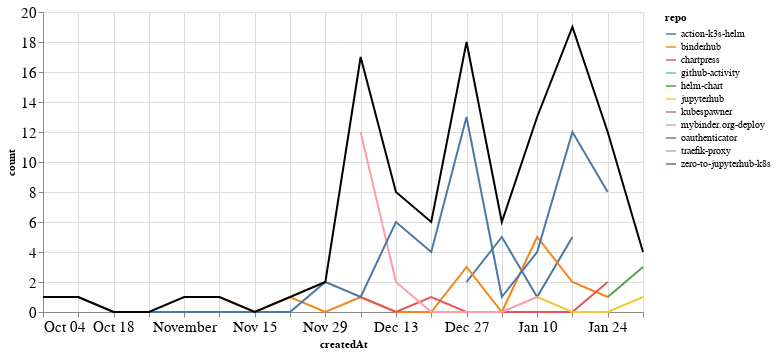

Notebook source saved alongside this figure:
### Markdown cell above
### PRs

### Code cell
prs_time = prs.groupby('repo').resample('W', on='createdAt').count()['author'].reset_index()
prs_time = prs_time.rename(columns={'author': 'count'})
prs_time_total = prs_time.groupby('createdAt').agg({"count": "sum"}).reset_index()

ch1 = alt.Chart(prs_time, width=600).mark_line().encode(
    x='createdAt',
    y='count',
    color='repo',
    tooltip="repo"
)

ch2 = alt.Chart(prs_time_total, width=600).mark_line(color="black").encode(
    x='createdAt',
    y='count',
)

ch1 + ch2

### Figure 1 — Vega-Lite specification as saved in the notebook (floating-point values rounded to 4 significant figures)
{"config": {"axisLeft": {"labelFontSize": 15}, "axisBottom": {"labelFontSize": 15}}, "layer": [{"data": {"name": "data-2851af159ab8acbad44322c1c429dde1"}, "mark": "line", "encoding": {"color": {"type": "nominal", "field": "repo"}, "tooltip": {"type": "nominal", "field": "repo"}, "x": {"type": "temporal", "field": "createdAt"}, "y": {"type": "quantitative", "field": "count"}}, "width": 600}, {"data": {"name": "data-b5fd29bc9446aaad890f20af2ddcea2f"}, "mark": {"type": "line", "color": "black"}, "encoding": {"x": {"type": "temporal", "field": "createdAt"}, "y": {"type": "quantitative", "field": "count"}}, "width": 600}], "$schema": "https://vega.github.io/schema/vega-lite/v4.8.1.json", "datasets": {"data-2851af159ab8acbad44322c1c429dde1": [{"repo": "action-k3s-helm", "createdAt": "2020-12-27T00:00:00", "count": 2}, {"repo": "action-k3s-helm", "createdAt": "2021-01-03T00:00:00", "count": 5}, {"repo": "action-k3s-helm", "createdAt": "2021-01-10T00:00:00", "count": 1}, {"repo": "action-k3s-helm", "createdAt": "2021-01-17T00:00:00", "count": 5}, {"repo": "binderhub", "createdAt": "2020-11-01T00:00:00", "count": 1}, {"repo": "binderhub", "createdAt": "2020-11-08T00:00:00", "count": 1}, {"repo": "binderhub", "createdAt": "2020-11-15T00:00:00", "count": 0}, {"repo": "binderhub", "createdAt": "2020-11-22T00:00:00", "count": 1}, {"repo": "binderhub", "createdAt": "2020-11-29T00:00:00", "count": 0}, {"repo": "binderhub", "createdAt": "2020-12-06T00:00:00", "count": 1}, {"repo": "binderhub", "createdAt": "2020-12-13T00:00:00", "count": 0}, {"repo": "binderhub", "createdAt": "2020-12-20T00:00:00", "count": 0}, {"repo": "binderhub", "createdAt": "2020-12-27T00:00:00", "count": 3}, {"repo": "binderhub", "createdAt": "2021-01-03T00:00:00", "count": 0}, {"repo": "binderhub", "createdAt": "2021-01-10T00:00:00", "count": 5}, {"repo": "binderhub", "createdAt": "2021-01-17T00:00:00", "count": 2}, {"repo": "binderhub", "createdAt": "2021-01-24T00:00:00", "count": 1}, {"repo": "chartpress", "createdAt": "2020-12-06T00:00:00", "count": 1}, {"repo": "chartpress", "createdAt": "2020-12-13T00:00:00", "count": 0}, {"repo": "chartpress", "createdAt": "2020-12-20T00:00:00", "count": 1}, {"repo": "chartpress", "createdAt": "2020-12-27T00:00:00", "count": 0}, {"repo": "chartpress", "createdAt": "2021-01-03T00:00:00", "count": 0}, {"repo": "chartpress", "createdAt": "2021-01-10T00:00:00", "count": 0}, {"repo": "chartpress", "createdAt": "2021-01-17T00:00:00", "count": 0}, {"repo": "chartpress", "createdAt": "2021-01-24T00:00:00", "count": 2}, {"repo": "github-activity", "createdAt": "2021-01-10T00:00:00", "count": 1}, {"repo": "helm-chart", "createdAt": "2021-01-24T00:00:00", "count": 1}, {"repo": "helm-chart", "createdAt": "2021-01-31T00:00:00", "count": 3}, {"repo": "jupyterhub", "createdAt": "2021-01-10T00:00:00", "count": 1}, {"repo": "jupyterhub", "createdAt": "2021-01-17T00:00:00", "count": 0}, {"repo": "jupyterhub", "createdAt": "2021-01-24T00:00:00", "count": 0}, {"repo": "jupyterhub", "createdAt": "2021-01-31T00:00:00", "count": 1}, {"repo": "kubespawner", "createdAt": "2020-12-20T00:00:00", "count": 1}, {"repo": "mybinder.org-deploy", "createdAt": "2020-12-06T00:00:00", "count": 12}, {"repo": "mybinder.org-deploy", "createdAt": "2020-12-13T00:00:00", "count": 2}, {"repo": "mybinder.org-deploy", "createdAt": "2020-12-20T00:00:00", "count": 0}, {"repo": "mybinder.org-deploy", "createdAt": "2020-12-27T00:00:00", "count": 0}, {"repo": "mybinder.org-deploy", "createdAt": "2021-01-03T00:00:00", "count": 0}, {"repo": "mybinder.org-deploy", "createdAt": "2021-01-10T00:00:00", "count": 1}, {"repo": "oauthenticator", "createdAt": "2020-12-06T00:00:00", "count": 1}, {"repo": "traefik-proxy", "createdAt": "2020-12-06T00:00:00", "count": 1}, {"repo": "zero-to-jupyterhub-k8s", "createdAt": "2020-10-04T00:00:00", "count": 1}, {"repo": "zero-to-jupyterhub-k8s", "createdAt": "2020-10-11T00:00:00", "count": 1}, {"repo": "zero-to-jupyterhub-k8s", "createdAt": "2020-10-18T00:00:00", "count": 0}, {"repo": "zero-to-jupyterhub-k8s", "createdAt": "2020-10-25T00:00:00", "count": 0}, {"repo": "zero-to-jupyterhub-k8s", "createdAt": "2020-11-01T00:00:00", "count": 0}, {"repo": "zero-to-jupyterhub-k8s", "createdAt": "2020-11-08T00:00:00", "count": 0}, {"repo": "zero-to-jupyterhub-k8s", "createdAt": "2020-11-15T00:00:00", "count": 0}, {"repo": "zero-to-jupyterhub-k8s", "createdAt": "2020-11-22T00:00:00", "count": 0}, {"repo": "zero-to-jupyterhub-k8s", "createdAt": "2020-11-29T00:00:00", "count": 2}, {"repo": "zero-to-jupyterhub-k8s", "createdAt": "2020-12-06T00:00:00", "count": 1}, {"repo": "zero-to-jupyterhub-k8s", "createdAt": "2020-12-13T00:00:00", "count": 6}, {"repo": "zero-to-jupyterhub-k8s", "createdAt": "2020-12-20T00:00:00", "count": 4}, {"repo": "zero-to-jupyterhub-k8s", "createdAt": "2020-12-27T00:00:00", "count": 13}, {"repo": "zero-to-jupyterhub-k8s", "createdAt": "2021-01-03T00:00:00", "count": 1}, {"repo": "zero-to-jupyterhub-k8s", "createdAt": "2021-01-10T00:00:00", "count": 4}, {"repo": "zero-to-jupyterhub-k8s", "createdAt": "2021-01-17T00:00:00", "count": 12}, {"repo": "zero-to-jupyterhub-k8s", "createdAt": "2021-01-24T00:00:00", "count": 8}], "data-b5fd29bc9446aaad890f20af2ddcea2f": [{"createdAt": "2020-10-04T00:00:00", "count": 1}, {"createdAt": "2020-10-11T00:00:00", "count": 1}, {"createdAt": "2020-10-18T00:00:00", "count": 0}, {"createdAt": "2020-10-25T00:00:00", "count": 0}, {"createdAt": "2020-11-01T00:00:00", "count": 1}, {"createdAt": "2020-11-08T00:00:00", "count": 1}, {"createdAt": "2020-11-15T00:00:00", "count": 0}, {"createdAt": "2020-11-22T00:00:00", "count": 1}, {"createdAt": "2020-11-29T00:00:00", "count": 2}, {"createdAt": "2020-12-06T00:00:00", "count": 17}, {"createdAt": "2020-12-13T00:00:00", "count": 8}, {"createdAt": "2020-12-20T00:00:00", "count": 6}, {"createdAt": "2020-12-27T00:00:00", "count": 18}, {"createdAt": "2021-01-03T00:00:00", "count": 6}, {"createdAt": "2021-01-10T00:00:00", "count": 13}, {"createdAt": "2021-01-17T00:00:00", "count": 19}, {"createdAt": "2021-01-24T00:00:00", "count": 12}, {"createdAt": "2021-01-31T00:00:00", "count": 4}]}}
